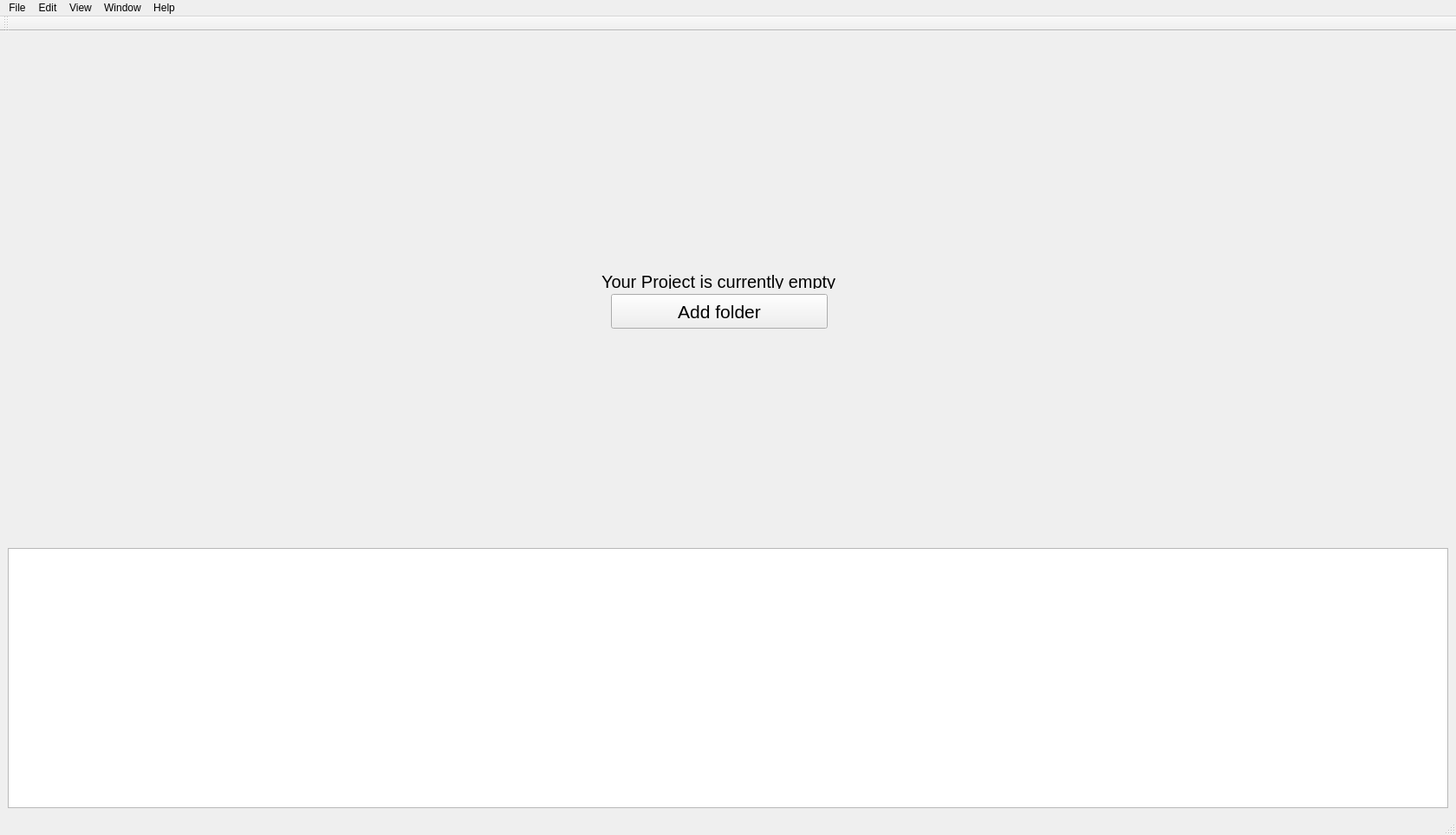
<?xml version="1.0" encoding="UTF-8"?>
<ui version="4.0">
 <class>MainWindow</class>
 <widget class="QMainWindow" name="MainWindow">
  <property name="geometry">
   <rect>
    <x>0</x>
    <y>0</y>
    <width>1680</width>
    <height>963</height>
   </rect>
  </property>
  <property name="focusPolicy">
   <enum>Qt::WheelFocus</enum>
  </property>
  <property name="acceptDrops">
   <bool>true</bool>
  </property>
  <property name="windowTitle">
   <string>uText</string>
  </property>
  <property name="documentMode">
   <bool>false</bool>
  </property>
  <widget class="QWidget" name="centralwidget">
   <layout class="QGridLayout" name="gridLayout">
    <item row="2" column="0">
     <widget class="QTextEdit" name="textEdit">
      <property name="sizePolicy">
       <sizepolicy hsizetype="MinimumExpanding" vsizetype="MinimumExpanding">
        <horstretch>0</horstretch>
        <verstretch>0</verstretch>
       </sizepolicy>
      </property>
      <property name="maximumSize">
       <size>
        <width>16777215</width>
        <height>300</height>
       </size>
      </property>
      <property name="readOnly">
       <bool>true</bool>
      </property>
     </widget>
    </item>
    <item row="1" column="0">
     <widget class="QSplitter" name="splitter">
      <property name="sizePolicy">
       <sizepolicy hsizetype="Expanding" vsizetype="Expanding">
        <horstretch>0</horstretch>
        <verstretch>0</verstretch>
       </sizepolicy>
      </property>
      <property name="frameShadow">
       <enum>QFrame::Plain</enum>
      </property>
      <property name="orientation">
       <enum>Qt::Horizontal</enum>
      </property>
      <property name="opaqueResize">
       <bool>true</bool>
      </property>
      <property name="handleWidth">
       <number>1</number>
      </property>
      <property name="childrenCollapsible">
       <bool>true</bool>
      </property>
      <widget class="QWidget" name="preview" native="true">
       <property name="sizePolicy">
        <sizepolicy hsizetype="Preferred" vsizetype="Preferred">
         <horstretch>0</horstretch>
         <verstretch>0</verstretch>
        </sizepolicy>
       </property>
       <layout class="QVBoxLayout" name="verticalLayout_3">
        <property name="sizeConstraint">
         <enum>QLayout::SetDefaultConstraint</enum>
        </property>
        <property name="topMargin">
         <number>12</number>
        </property>
        <property name="bottomMargin">
         <number>12</number>
        </property>
        <item alignment="Qt::AlignHCenter|Qt::AlignBottom">
         <widget class="QLabel" name="label">
          <property name="minimumSize">
           <size>
            <width>188</width>
            <height>16</height>
           </size>
          </property>
          <property name="maximumSize">
           <size>
            <width>16777215</width>
            <height>16</height>
           </size>
          </property>
          <property name="font">
           <font>
            <pointsize>15</pointsize>
           </font>
          </property>
          <property name="text">
           <string>Your Project is currently empty</string>
          </property>
         </widget>
        </item>
        <item alignment="Qt::AlignHCenter|Qt::AlignTop">
         <widget class="QPushButton" name="addFolderBtn">
          <property name="sizePolicy">
           <sizepolicy hsizetype="Preferred" vsizetype="Fixed">
            <horstretch>0</horstretch>
            <verstretch>0</verstretch>
           </sizepolicy>
          </property>
          <property name="minimumSize">
           <size>
            <width>250</width>
            <height>40</height>
           </size>
          </property>
          <property name="maximumSize">
           <size>
            <width>230</width>
            <height>40</height>
           </size>
          </property>
          <property name="font">
           <font>
            <pointsize>16</pointsize>
           </font>
          </property>
          <property name="text">
           <string>Add folder</string>
          </property>
          <property name="checkable">
           <bool>true</bool>
          </property>
          <property name="autoDefault">
           <bool>false</bool>
          </property>
          <property name="default">
           <bool>false</bool>
          </property>
          <property name="flat">
           <bool>false</bool>
          </property>
         </widget>
        </item>
       </layout>
      </widget>
      <widget class="FileBrowser" name="BrowserView">
       <property name="sizePolicy">
        <sizepolicy hsizetype="Expanding" vsizetype="Expanding">
         <horstretch>0</horstretch>
         <verstretch>0</verstretch>
        </sizepolicy>
       </property>
       <property name="focusPolicy">
        <enum>Qt::TabFocus</enum>
       </property>
       <property name="contextMenuPolicy">
        <enum>Qt::CustomContextMenu</enum>
       </property>
       <property name="tabPosition">
        <enum>QTabWidget::West</enum>
       </property>
       <property name="usesScrollButtons">
        <bool>true</bool>
       </property>
       <property name="documentMode">
        <bool>true</bool>
       </property>
       <property name="tabsClosable">
        <bool>true</bool>
       </property>
       <property name="movable">
        <bool>true</bool>
       </property>
      </widget>
      <widget class="Test" name="Panel" native="true">
       <layout class="QGridLayout" name="gridLayout_2">
        <item row="0" column="0">
         <widget class="QSplitter" name="RootSplitter">
          <property name="sizePolicy">
           <sizepolicy hsizetype="Expanding" vsizetype="Expanding">
            <horstretch>0</horstretch>
            <verstretch>0</verstretch>
           </sizepolicy>
          </property>
          <property name="frameShadow">
           <enum>QFrame::Plain</enum>
          </property>
          <property name="orientation">
           <enum>Qt::Horizontal</enum>
          </property>
          <property name="opaqueResize">
           <bool>true</bool>
          </property>
          <property name="handleWidth">
           <number>1</number>
          </property>
          <property name="childrenCollapsible">
           <bool>true</bool>
          </property>
         </widget>
        </item>
       </layout>
      </widget>
     </widget>
    </item>
   </layout>
  </widget>
  <widget class="QToolBar" name="toolBar">
   <property name="windowTitle">
    <string>toolBar</string>
   </property>
   <attribute name="toolBarArea">
    <enum>TopToolBarArea</enum>
   </attribute>
   <attribute name="toolBarBreak">
    <bool>false</bool>
   </attribute>
  </widget>
  <widget class="QStatusBar" name="statusBar"/>
  <widget class="QMenuBar" name="menuBar">
   <property name="geometry">
    <rect>
     <x>0</x>
     <y>0</y>
     <width>1680</width>
     <height>22</height>
    </rect>
   </property>
   <widget class="QMenu" name="menuFile">
    <property name="title">
     <string>File</string>
    </property>
    <addaction name="actionNew"/>
    <addaction name="actionOpen"/>
    <addaction name="separator"/>
    <addaction name="actionSave"/>
    <addaction name="actionSave_as"/>
    <addaction name="actionSave_all"/>
    <addaction name="separator"/>
    <addaction name="actionClose"/>
   </widget>
   <widget class="QMenu" name="menuEdit">
    <property name="title">
     <string>Edit</string>
    </property>
    <addaction name="actionUndo"/>
    <addaction name="actionRedo"/>
    <addaction name="separator"/>
    <addaction name="actionCut"/>
    <addaction name="actionCopy"/>
    <addaction name="actionPaste"/>
    <addaction name="actionDelete"/>
    <addaction name="actionSelect_All"/>
   </widget>
   <widget class="QMenu" name="menuView">
    <property name="title">
     <string>View</string>
    </property>
    <widget class="QMenu" name="menuPanes">
     <property name="title">
      <string>Panes</string>
     </property>
     <addaction name="actionSplit_Up"/>
     <addaction name="actionSplit_Down"/>
     <addaction name="actionSplit_Right"/>
     <addaction name="actionSplit_Left"/>
     <addaction name="separator"/>
     <addaction name="separator"/>
     <addaction name="actionFocus_Next_Pane"/>
     <addaction name="actionFocus_Previous_Pane"/>
    </widget>
    <addaction name="actionShow_Tab_Bar"/>
    <addaction name="actionShow_All_Tabs"/>
    <addaction name="separator"/>
    <addaction name="menuPanes"/>
    <addaction name="separator"/>
    <addaction name="actionIncrease_Font_Size"/>
    <addaction name="actionDecrease_Font_Size"/>
    <addaction name="actionReset_Font_Size"/>
    <addaction name="separator"/>
    <addaction name="actionToggle_Tree_View"/>
   </widget>
   <widget class="QMenu" name="menuWindow">
    <property name="title">
     <string>Window</string>
    </property>
    <addaction name="actionMinimize"/>
    <addaction name="actionZoom"/>
   </widget>
   <widget class="QMenu" name="menuHelp">
    <property name="title">
     <string>Help</string>
    </property>
    <addaction name="actionDocumentation"/>
   </widget>
   <addaction name="menuFile"/>
   <addaction name="menuEdit"/>
   <addaction name="menuView"/>
   <addaction name="menuWindow"/>
   <addaction name="menuHelp"/>
  </widget>
  <action name="actionNew">
   <property name="checkable">
    <bool>false</bool>
   </property>
   <property name="text">
    <string>&amp;New...</string>
   </property>
   <property name="shortcut">
    <string>Ctrl+N</string>
   </property>
  </action>
  <action name="actionSave_as">
   <property name="text">
    <string>&amp;Save As...</string>
   </property>
   <property name="shortcut">
    <string>Ctrl+Shift+S</string>
   </property>
  </action>
  <action name="actionSave_all">
   <property name="text">
    <string>&amp;Save All</string>
   </property>
   <property name="shortcut">
    <string>Ctrl+Alt+S</string>
   </property>
  </action>
  <action name="actionClose">
   <property name="text">
    <string>&amp;Close</string>
   </property>
   <property name="shortcut">
    <string>Ctrl+W</string>
   </property>
  </action>
  <action name="actionCut">
   <property name="text">
    <string>&amp;Cut</string>
   </property>
   <property name="shortcut">
    <string>Ctrl+X</string>
   </property>
  </action>
  <action name="actionCopy">
   <property name="text">
    <string>&amp;Copy</string>
   </property>
   <property name="shortcut">
    <string>Ctrl+C</string>
   </property>
  </action>
  <action name="actionPaste">
   <property name="text">
    <string>&amp;Paste</string>
   </property>
   <property name="shortcut">
    <string>Ctrl+V</string>
   </property>
  </action>
  <action name="actionDelete">
   <property name="text">
    <string>Delete</string>
   </property>
  </action>
  <action name="actionSelect_All">
   <property name="text">
    <string>&amp;Select All</string>
   </property>
   <property name="shortcut">
    <string>Ctrl+A</string>
   </property>
  </action>
  <action name="actionShow_Tab_Bar">
   <property name="text">
    <string>Show Tab Bar</string>
   </property>
  </action>
  <action name="actionShow_All_Tabs">
   <property name="text">
    <string>Show All Tabs</string>
   </property>
  </action>
  <action name="actionSplit_Up">
   <property name="text">
    <string>&amp;Split Up</string>
   </property>
   <property name="shortcut">
    <string>Meta+Ctrl+Up</string>
   </property>
  </action>
  <action name="actionSplit_Down">
   <property name="text">
    <string>&amp;Split Down</string>
   </property>
   <property name="shortcut">
    <string>Meta+Ctrl+Down</string>
   </property>
  </action>
  <action name="actionSplit_Right">
   <property name="text">
    <string>&amp;Split Right</string>
   </property>
   <property name="shortcut">
    <string>Meta+Ctrl+Right</string>
   </property>
  </action>
  <action name="actionSplit_Left">
   <property name="text">
    <string>&amp;Split Left</string>
   </property>
   <property name="shortcut">
    <string>Meta+Ctrl+Left</string>
   </property>
  </action>
  <action name="actionFocus_Next_Pane">
   <property name="text">
    <string>Focus Next Pane</string>
   </property>
   <property name="shortcut">
    <string>Ctrl+K</string>
   </property>
  </action>
  <action name="actionFocus_Previous_Pane">
   <property name="text">
    <string>&amp;Focus Previous Pane</string>
   </property>
   <property name="shortcut">
    <string>Ctrl+P</string>
   </property>
  </action>
  <action name="actionIncrease_Font_Size">
   <property name="text">
    <string>&amp;Increase Font Size</string>
   </property>
   <property name="shortcut">
    <string>Ctrl+=</string>
   </property>
  </action>
  <action name="actionDecrease_Font_Size">
   <property name="text">
    <string>&amp;Decrease Font Size</string>
   </property>
   <property name="shortcut">
    <string>Ctrl+-</string>
   </property>
  </action>
  <action name="actionReset_Font_Size">
   <property name="text">
    <string>&amp;Reset Font Size</string>
   </property>
   <property name="shortcut">
    <string>Ctrl+0</string>
   </property>
  </action>
  <action name="actionToggle_Tree_View">
   <property name="text">
    <string>&amp;Toggle Tree View</string>
   </property>
   <property name="shortcut">
    <string>Ctrl+B</string>
   </property>
  </action>
  <action name="actionMinimize">
   <property name="text">
    <string>&amp;Minimize</string>
   </property>
   <property name="shortcut">
    <string>Ctrl+M</string>
   </property>
  </action>
  <action name="actionZoom">
   <property name="text">
    <string>&amp;Zoom</string>
   </property>
   <property name="shortcut">
    <string>Meta+Ctrl+Alt+M</string>
   </property>
  </action>
  <action name="actionOpen">
   <property name="text">
    <string>&amp;Open...</string>
   </property>
   <property name="shortcut">
    <string>Ctrl+O</string>
   </property>
  </action>
  <action name="actionUndo">
   <property name="checkable">
    <bool>false</bool>
   </property>
   <property name="text">
    <string>&amp;Undo</string>
   </property>
   <property name="shortcut">
    <string>Ctrl+Z</string>
   </property>
  </action>
  <action name="actionRedo">
   <property name="text">
    <string>&amp;Redo</string>
   </property>
   <property name="shortcut">
    <string>Ctrl+Y</string>
   </property>
  </action>
  <action name="actionSave">
   <property name="text">
    <string>&amp;Save</string>
   </property>
   <property name="shortcut">
    <string>Ctrl+S</string>
   </property>
  </action>
  <action name="actionDocumentation">
   <property name="text">
    <string>Documentation</string>
   </property>
  </action>
 </widget>
 <customwidgets>
  <customwidget>
   <class>FileBrowser</class>
   <extends>QTabWidget</extends>
   <header>FileBrowser.h</header>
   <container>1</container>
  </customwidget>
  <customwidget>
   <class>Test</class>
   <extends>QWidget</extends>
   <header>Test.h</header>
   <container>1</container>
  </customwidget>
 </customwidgets>
 <resources/>
 <connections/>
</ui>
